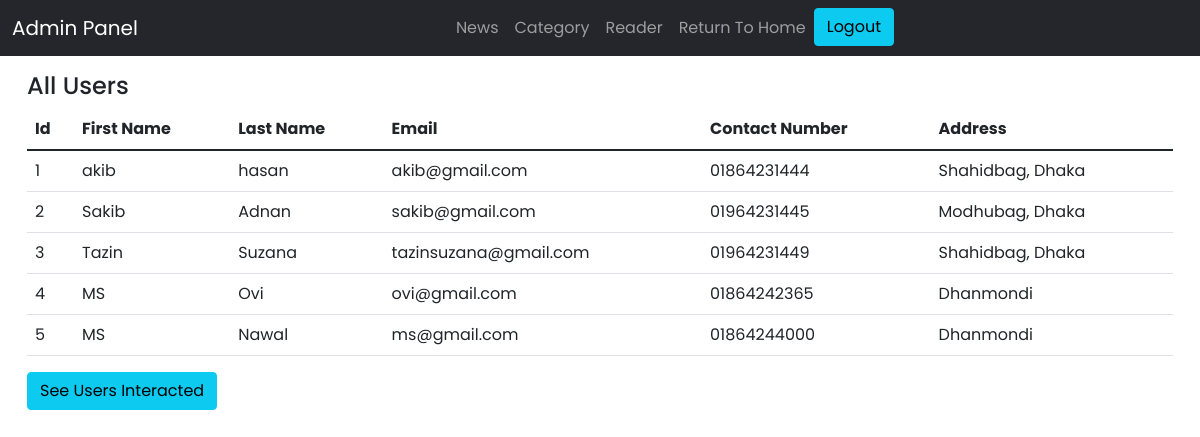
Page /admin/all_users.php (signed in) on the committed database.
### tables this page shows
CREATE TABLE `reader` (
  `reader_id` int(11) NOT NULL,
  `reader_firstname` varchar(70) NOT NULL,
  `reader_lastname` varchar(70) NOT NULL,
  `reader_email` varchar(70) NOT NULL,
  `reader_password` varchar(70) NOT NULL,
  `reader_contact_number` varchar(70) NOT NULL,
  `reader_address` varchar(255) DEFAULT NULL
);

### includes/functions.inc.php (called while the page is built, shortened)
<?php
function getAllReaderInfo($conn)
{
    $sql = "SELECT reader_id, reader_firstname,reader_lastname,reader_email,
            reader_password,reader_contact_number,reader_address
            FROM reader";
    $res = mysqli_query($conn, $sql);
    $readersInfo = array();
    if ($res->num_rows > 0) {
        while ($row = mysqli_fetch_assoc($res)) {
            $readerInfo = array('reader_id' => $row['reader_id'], 'reader_firstname' => $row['reader_firstname'], 'reader_lastname' => $row['reader_lastname'], 'reader_email' => $row['reader_email'], 'reader_pass' => $row['reader_password'], 'reader_contact_number' => $row['reader_contact_number'], 'reader_address' => $row['reader_address']);
            array_push($readersInfo, $readerInfo);
        }
    }
    return  $readersInfo;
}

### admin/all_users.php (the view, shortened to what this page needs)
<?php
include_once "./admin_header.php";
include_once "../includes/dbh.inc.php";
include_once "../includes/functions.inc.php";
$readersInfo = getAllReaderInfo($conn);
?>
<main style="height:1700px">
    <div class="container mt-3">
        <h4>All Users</h4>
        <table class="table">
            <thead>
                <tr>
                    <th scope="col">Id</th>
                    <th scope="col">First Name</th>
                    <th scope="col">Last Name</th>
                    <th scope="col">Email</th>
                    <th scope="col">Contact Number</th>
                    <th scope="col">Address</th>
                </tr>
            </thead>
            <tbody>
                <?php foreach ($readersInfo as $reader) { ?>
                    <tr>
                        <td scope="col"><?php echo $reader["reader_id"] ?></td>
                        <td scope="col"><?php echo $reader["reader_firstname"] ?></td>
                        <td scope="col"><?php echo $reader["reader_lastname"] ?></td>
                        <td scope="col"><?php echo $reader["reader_email"] ?></td>
                        <td scope="col"><?php echo $reader["reader_contact_number"] ?></td>
                        <td scope="col"><?php echo $reader["reader_address"] ?></td>
                    </tr>
                <?php } ?>
            </tbody>
        </table>
        <a href="/online_news_portal/admin/admin_viewers.php" class="btn btn-info">See Users Interacted</a>
    </div>
</main>
</body>

### css/style.css (style rules this page uses)
body { line-height: 1.5; font-family: 'Poppins', sans-serif; }
* { margin:0 auto; padding:0; box-sizing: border-box; }
.container { max-width: 1170px; margin:auto; }

### rows in the picture
reader: reader_id "1", reader_firstname "akib", reader_lastname "hasan", reader_email "akib@gmail.com", reader_contact_number "01864231444", reader_address "Shahidbag, Dhaka"
reader: reader_id "2", reader_firstname "Sakib", reader_lastname "Adnan", reader_email "sakib@gmail.com", reader_contact_number "01964231445", reader_address "Modhubag, Dhaka"
reader: reader_id "3", reader_firstname "Tazin", reader_lastname "Suzana", reader_email "tazinsuzana@gmail.com", reader_contact_number "01964231449", reader_address "Shahidbag, Dhaka"
reader: reader_id "4", reader_firstname "MS", reader_lastname "Ovi", reader_email "ovi@gmail.com", reader_contact_number "01864242365", reader_address "Dhanmondi"
reader: reader_id "5", reader_firstname "MS", reader_lastname "Nawal", reader_email "ms@gmail.com", reader_contact_number "01864244000", reader_address "Dhanmondi"
